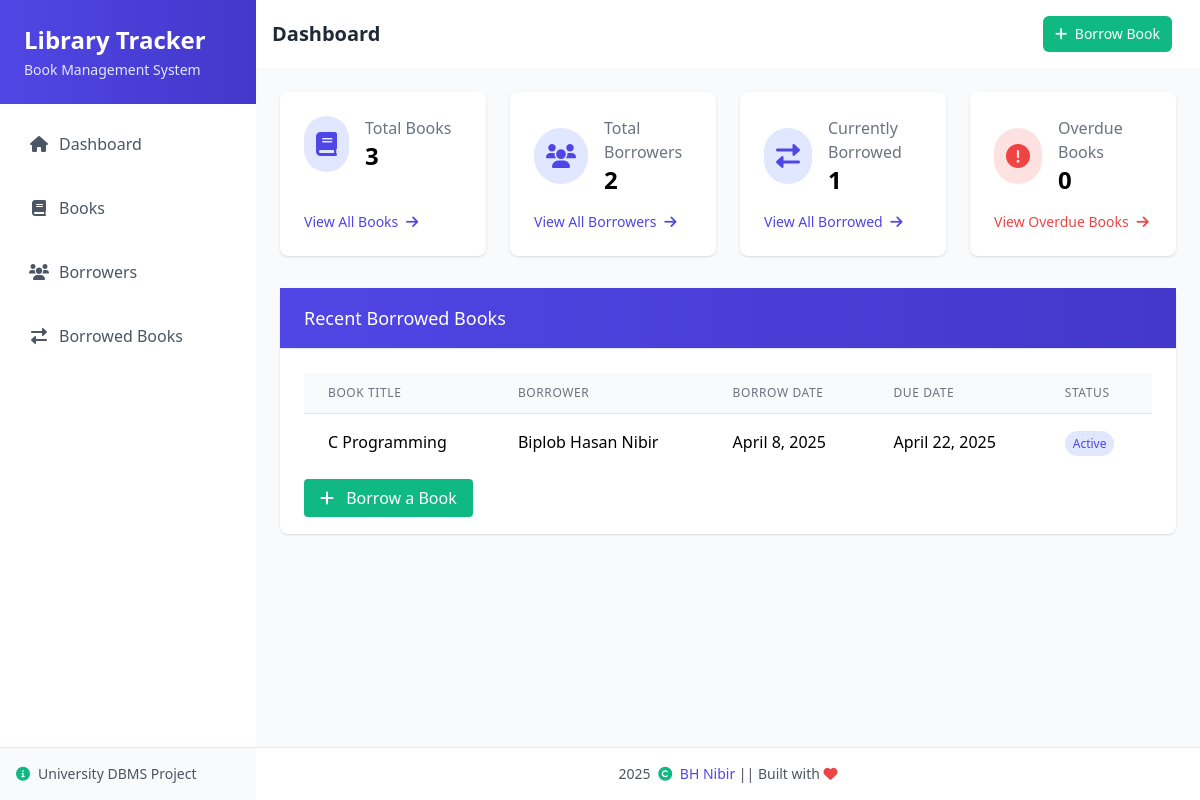
The page / on the database its author committed.
### tables this page shows
CREATE TABLE `borrowed` (
  `id` int(11) NOT NULL,
  `book_id` int(11) NOT NULL,
  `borrower_id` int(11) NOT NULL,
  `borrow_date` date NOT NULL,
  `due_date` date NOT NULL,
  `return_date` date DEFAULT NULL
);

CREATE TABLE `books` (
  `id` int(11) NOT NULL,
  `title` varchar(255) NOT NULL,
  `author` varchar(255) NOT NULL,
  `isbn` varchar(50) NOT NULL,
  `available` tinyint(1) DEFAULT 1,
  `created_at` timestamp NOT NULL DEFAULT current_timestamp()
);

CREATE TABLE `borrowers` (
  `id` int(11) NOT NULL,
  `name` varchar(255) NOT NULL,
  `email` varchar(255) NOT NULL,
  `phone` varchar(50) DEFAULT NULL,
  `created_at` timestamp NOT NULL DEFAULT current_timestamp()
);

### utils.php (called while the page is built, shortened)
<?php
function formatDate($date) {
    return date("F j, Y", strtotime($date));
}
?>

### index.php (the view, shortened to what this page needs)
<?php
include 'db.php';
include 'utils.php';
$booksQuery = "SELECT COUNT(*) as total_books FROM books";
$borrowersQuery = "SELECT COUNT(*) as total_borrowers FROM borrowers";
$borrowedQuery = "SELECT COUNT(*) as total_borrowed FROM borrowed WHERE return_date IS NULL";
$overDueQuery = "SELECT COUNT(*) as total_overdue FROM borrowed WHERE due_date < CURDATE() AND return_date IS NULL";
$booksResult = $conn->query($booksQuery);
$borrowersResult = $conn->query($borrowersQuery);
$borrowedResult = $conn->query($borrowedQuery);
$overDueResult = $conn->query($overDueQuery);
$booksCount = $booksResult->fetch_assoc()['total_books'];
$borrowersCount = $borrowersResult->fetch_assoc()['total_borrowers'];
$borrowedCount = $borrowedResult->fetch_assoc()['total_borrowed'];
$overdueCount = $overDueResult->fetch_assoc()['total_overdue'];
$recentBorrowedQuery = "SELECT b.title, br.name, bo.borrow_date, bo.due_date
                        FROM borrowed bo
                        JOIN books b ON bo.book_id = b.id
                        JOIN borrowers br ON bo.borrower_id = br.id
                        WHERE bo.return_date IS NULL
                        ORDER BY bo.borrow_date DESC
                        LIMIT 5";
$recentBorrowedResult = $conn->query($recentBorrowedQuery);
include 'header.php';
?>
<div class="container mx-auto">
    <div class="grid grid-cols-1 md:grid-cols-2 lg:grid-cols-4 gap-6 mb-8">
        <div class="bg-white rounded-lg shadow p-6 h-full flex flex-col">
            <div class="flex items-center">
                <div class="p-3 rounded-full bg-indigo-100 text-primary">
                    <i class="fas fa-book text-2xl"></i>
                </div>
                <div class="ml-4">
                    <p class="text-gray-500">Total Books</p>
                    <h3 class="text-2xl font-bold"><?php echo $booksCount; ?></h3>
                </div>
            </div>
            <a href="books/list.php" class="mt-auto pt-4 inline-block text-sm text-primary hover:text-indigo-700">View All Books <i class="fas fa-arrow-right ml-1"></i></a>
        </div>
        <div class="bg-white rounded-lg shadow p-6 h-full flex flex-col">
            <div class="flex items-center">
                <div class="p-3 rounded-full bg-indigo-100 text-primary">
                    <i class="fas fa-users text-2xl"></i>
                </div>
                <div class="ml-4">
                    <p class="text-gray-500">Total Borrowers</p>
                    <h3 class="text-2xl font-bold"><?php echo $borrowersCount; ?></h3>
                </div>
            </div>
            <a href="borrowers/list.php" class="mt-auto pt-4 inline-block text-sm text-primary hover:text-indigo-700">View All Borrowers <i class="fas fa-arrow-right ml-1"></i></a>
        </div>
        <div class="bg-white rounded-lg shadow p-6 h-full flex flex-col">
            <div class="flex items-center">
                <div class="p-3 rounded-full bg-indigo-100 text-primary">
                    <i class="fas fa-exchange-alt text-2xl"></i>
                </div>
                <div class="ml-4">
                    <p class="text-gray-500">Currently Borrowed</p>
                    <h3 class="text-2xl font-bold"><?php echo $borrowedCount; ?></h3>
                </div>
            </div>
            <a href="borrowed/list.php" class="mt-auto pt-4 inline-block text-sm text-primary hover:text-indigo-700">View All Borrowed <i class="fas fa-arrow-right ml-1"></i></a>
        </div>
        <div class="bg-white rounded-lg shadow p-6 h-full flex flex-col">
            <div class="flex items-center">
                <div class="p-3 rounded-full bg-red-100 text-red-500">
                    <i class="fas fa-exclamation-circle text-2xl"></i>
                </div>
                <div class="ml-4">
                    <p class="text-gray-500">Overdue Books</p>
                    <h3 class="text-2xl font-bold"><?php echo $overdueCount; ?></h3>
                </div>
            </div>
            <a href="borrowed/list.php?filter=overdue" class="mt-auto pt-4 inline-block text-sm text-red-500 hover:text-red-700">View Overdue Books <i class="fas fa-arrow-right ml-1"></i></a>
        </div>
    </div>
    <div class="bg-white rounded-lg shadow">
        <div class="border-b border-gray-200 px-6 py-4 bg-gradient-to-r from-indigo-600 to-indigo-700">
            <h3 class="text-lg font-medium text-white">Recent Borrowed Books</h3>
        </div>
        <div class="p-6">
            <?php if ($recentBorrowedResult->num_rows > 0): ?>
                <div class="overflow-x-auto">
                    <table class="min-w-full divide-y divide-gray-200">
                        <thead class="bg-gray-50">
                            <tr>
                                <th class="px-6 py-3 text-left text-xs font-medium text-gray-500 uppercase tracking-wider">Book Title</th>
                                <th class="px-6 py-3 text-left text-xs font-medium text-gray-500 uppercase tracking-wider">Borrower</th>
                                <th class="px-6 py-3 text-left text-xs font-medium text-gray-500 uppercase tracking-wider">Borrow Date</th>
                                <th class="px-6 py-3 text-left text-xs font-medium text-gray-500 uppercase tracking-wider">Due Date</th>
                                <th class="px-6 py-3 text-left text-xs font-medium text-gray-500 uppercase tracking-wider">Status</th>
                            </tr>
                        </thead>
                        <tbody class="bg-white divide-y divide-gray-200">
                            <?php while ($row = $recentBorrowedResult->fetch_assoc()): ?>
                                <tr>
                                    <td class="px-6 py-4 whitespace-nowrap"><?php echo $row['title']; ?></td>
                                    <td class="px-6 py-4 whitespace-nowrap"><?php echo $row['name']; ?></td>
                                    <td class="px-6 py-4 whitespace-nowrap"><?php echo formatDate($row['borrow_date']); ?></td>
                                    <td class="px-6 py-4 whitespace-nowrap"><?php echo formatDate($row['due_date']); ?></td>
                                    <td class="px-6 py-4 whitespace-nowrap">
                                        <?php if (strtotime($row['due_date']) < time()): ?>
                                            <span class="px-2 py-1 text-xs rounded-full bg-red-100 text-red-800">Overdue</span>
                                        <?php else: ?>
                                            <span class="px-2 py-1 text-xs rounded-full bg-indigo-100 text-primary">Active</span>
                                        <?php endif; ?>
                                    </td>
                                </tr>
                            <?php endwhile; ?>
                        </tbody>
                    </table>
                </div>
            <?php else: ?>
                <p class="text-gray-500">No books currently borrowed.</p>
            <?php endif; ?>
            <div class="mt-4">
                <a href="borrowed/borrow.php" class="px-4 py-2 bg-accent hover:bg-green-600 text-white rounded transition-colors">
                    <i class="fas fa-plus mr-2"></i> Borrow a Book
                </a>
            </div>
        </div>
    </div>
</div>
<?php include 'footer.php'; ?>

### rows shown on the page
borrowed: book.title "C Programming", borrower.name "Biplob Hasan Nibir", borrow_date "April 8, 2025", due_date "April 22, 2025", shows "Active"

### other values the page prints
$pageTitle "Dashboard"
$booksCount "3"
$borrowersCount "2"
$borrowedCount "1"
$overdueCount "0"
